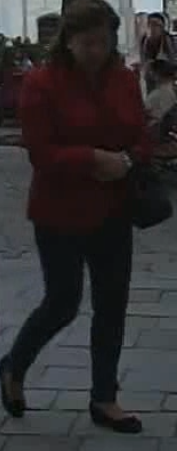
#> input picture apitest/imgs/woman.png, 177 x 451 px
$ python embed.py
#> lines starting #> are read from the running program, lines starting #| are printed output that depends on the picture
import cv2
import time
import requests

video_path = r'MOTS/MOTS20-11.mp4'

target_path = r'imgs/man2.png'
face_path = r'imgs/face.png'
man1 = cv2.imread(r'imgs/woman.png')
#> man1 is the input picture: shape (451, 177, 3); mean B, G, R 48.5, 47.3, 49.1
man2 = cv2.imread(r'imgs/man2.png')
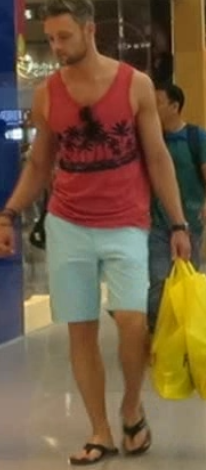
#> input picture apitest/imgs/man2.png, 206 x 470 px
#> man2 is the input picture: shape (470, 206, 3); mean B, G, R 65, 90.9, 114.8
face = cv2.imread(face_path)
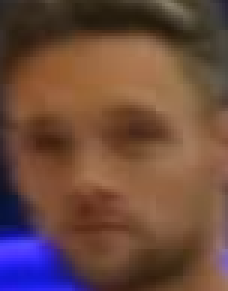
#> input picture apitest/imgs/face.png, 76 x 97 px (shown 3 times larger)
#> face is the input picture: shape (97, 76, 3); mean B, G, R 63, 73.9, 107.1

cap = cv2.VideoCapture(video_path)

man1 = cv2.cvtColor(man1, cv2.COLOR_BGR2RGB).tolist()
#> man1 = 451 items
man2 = cv2.cvtColor(man2, cv2.COLOR_BGR2RGB).tolist()
#> man2 = 470 items
face = cv2.cvtColor(face, cv2.COLOR_BGR2RGB).tolist()
#> face = 97 items

while True:
    t1 = time.time()
    data = {
        "img_list": [man1, man2],
        "task": 'body'   # 可选['face', 'body', 'caption']
    }

    # 设置请求头
    headers = {
        "Content-Type": "application/json"
    }

    # 发送 POST 请求
    url = "http://127.0.0.1:65432/embed"
#> (the run stopped early here; a loop or call above may not have finished)
